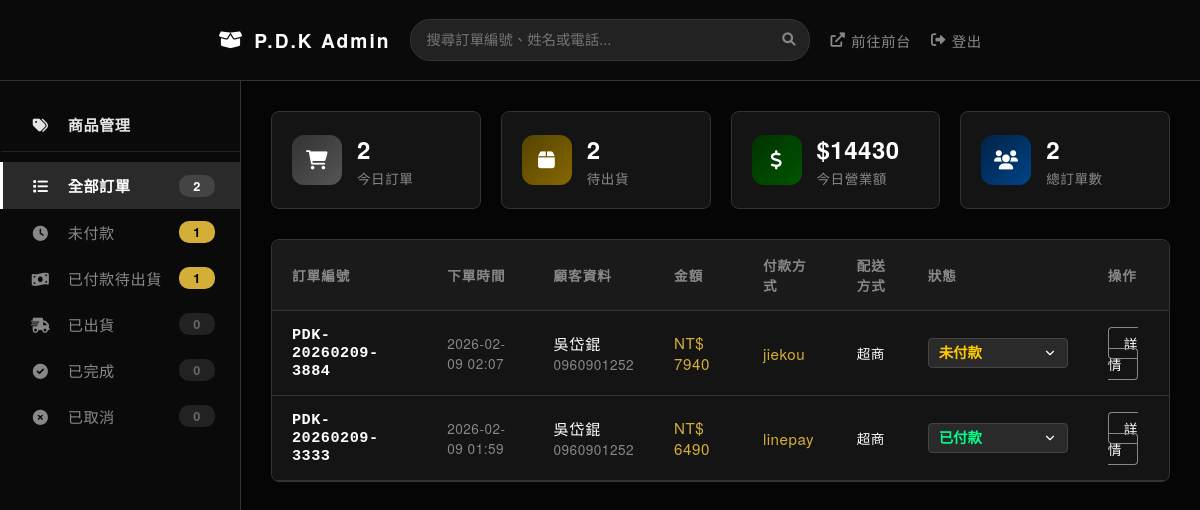
Page /admin/orders (signed in) on the committed database.
### app.py (models this page shows)
class Order(db.Model):
    id = db.Column(db.Integer, primary_key=True)
    order_no = db.Column(db.String(50), unique=True, nullable=False)
    user_id = db.Column(db.Integer, db.ForeignKey('user.id'), nullable=True) # 新增：關聯會員 (Nullable 代表訪客也可買)
    customer_name = db.Column(db.String(50), nullable=False)
    customer_email = db.Column(db.String(100))
    customer_phone = db.Column(db.String(20))
    shipping_method = db.Column(db.String(20))
    address = db.Column(db.String(200))
    payment_method = db.Column(db.String(20))
    total_amount = db.Column(db.Integer)
    cart_items = db.Column(db.Text)
    status = db.Column(db.String(20), default='pending')
    created_at = db.Column(db.DateTime, default=datetime.datetime.now)

### app.py (the view)
@app.route('/admin/orders')
@login_required # ★★★ 確保已登入
def admin_orders():
    if current_user.role != 'admin':
        return redirect(url_for('home'))
    page = request.args.get('page', 1, type=int)
    status_filter = request.args.get('status', 'all')
    search_query = request.args.get('q', '').strip()
    query = Order.query
    if status_filter != 'all':
        query = query.filter_by(status=status_filter)
    if search_query:
        query = query.filter(or_(
            Order.order_no.contains(search_query),
            Order.customer_name.contains(search_query),
            Order.customer_phone.contains(search_query)
        ))
    query = query.order_by(Order.created_at.desc())
    per_page = 10
    pagination = query.paginate(page=page, per_page=per_page, error_out=False)
    orders = pagination.items
    today = datetime.date.today()
    today_start = datetime.datetime.combine(today, datetime.time.min)
    dashboard = {
        'total_orders': Order.query.count(),
        'today_orders': Order.query.filter(Order.created_at >= today_start).count(),
        'pending_ship': Order.query.filter(or_(Order.status == 'pending', Order.status == 'paid')).count(),
        'today_revenue': db.session.query(db.func.sum(Order.total_amount)).filter(Order.created_at >= today_start).scalar() or 0,
        'cnt_all': Order.query.count(),
        'cnt_pending': Order.query.filter_by(status='pending').count(),
        'cnt_paid': Order.query.filter_by(status='paid').count(),
        'cnt_shipped': Order.query.filter_by(status='shipped').count(),
        'cnt_done': Order.query.filter_by(status='done').count(),
        'cnt_cancelled': Order.query.filter_by(status='cancelled').count(),
    }
    return render_template('admin/orders.html',
                           orders=orders,
                           pagination=pagination,
                           status_filter=status_filter,
                           search_query=search_query,
                           dashboard=dashboard)

### app.py (called while the page is built)
@login_manager.user_loader
def load_user(user_id):
    return User.query.get(int(user_id))

### templates/admin/orders.html (shortened to what this page needs)
<!DOCTYPE html>
<html lang="zh-TW">
<head>
    <link rel="stylesheet" href="{{ url_for('static', filename='css/admin.css') }}">
    <link href="https://cdnjs.cloudflare.com/ajax/libs/font-awesome/6.0.0/css/all.min.css" rel="stylesheet">
</head>
<body>
    <nav class="admin-navbar">
        <div class="navbar-brand">
            <i class="fas fa-box-open"></i> P.D.K Admin
        </div>
        <form class="navbar-search" action="/admin/orders" method="GET">
            <input type="text" name="q" placeholder="搜尋訂單編號、姓名或電話..." value="{{ search_query }}">
            <button type="submit"><i class="fas fa-search"></i></button>
        </form>
        <div class="navbar-actions">
            <a href="/" target="_blank" class="nav-link"><i class="fas fa-external-link-alt"></i> 前往前台</a>
            <a href="/admin/logout" class="nav-link text-danger"><i class="fas fa-sign-out-alt"></i> 登出</a>
        </div>
    </nav>
    <div class="admin-layout">
        <aside class="admin-sidebar">
            <div class="sidebar-menu">
                <a href="{{ url_for('admin_products') }}" class="menu-item" style="border-bottom: 1px solid rgba(255,255,255,0.1); margin-bottom: 10px; padding-bottom: 15px;">
                    <span style="color: #e4e4e4; font-weight: bold;"><i class="fas fa-tags"></i> 商品管理</span>
                </a>
                <a href="{{ url_for('admin_orders', status='all') }}" class="menu-item {% if status_filter == 'all' %}active{% endif %}">
                    <span><i class="fas fa-list"></i> 全部訂單</span>
                    <span class="badge-count">{{ dashboard.cnt_all }}</span>
                </a>
                <a href="{{ url_for('admin_orders', status='pending') }}" class="menu-item {% if status_filter == 'pending' %}active{% endif %}">
                    <span><i class="fas fa-clock"></i> 未付款</span>
                    {% if dashboard.cnt_pending > 0 %}
                    <span class="badge-count active">{{ dashboard.cnt_pending }}</span>
                    {% else %}
                    <span class="badge-count">{{ dashboard.cnt_pending }}</span>
                    {% endif %}
                </a>
                <a href="{{ url_for('admin_orders', status='paid') }}" class="menu-item {% if status_filter == 'paid' %}active{% endif %}">
                    <span><i class="fas fa-money-bill-wave"></i> 已付款待出貨</span>
                    {% if dashboard.cnt_paid > 0 %}
                    <span class="badge-count active">{{ dashboard.cnt_paid }}</span>
                    {% else %}
                    <span class="badge-count">{{ dashboard.cnt_paid }}</span>
                    {% endif %}
                </a>
                <a href="{{ url_for('admin_orders', status='shipped') }}" class="menu-item {% if status_filter == 'shipped' %}active{% endif %}">
                    <span><i class="fas fa-shipping-fast"></i> 已出貨</span>
                    <span class="badge-count">{{ dashboard.cnt_shipped }}</span>
                </a>
                <a href="{{ url_for('admin_orders', status='done') }}" class="menu-item {% if status_filter == 'done' %}active{% endif %}">
                    <span><i class="fas fa-check-circle"></i> 已完成</span>
                    <span class="badge-count">{{ dashboard.cnt_done }}</span>
                </a>
                <a href="{{ url_for('admin_orders', status='cancelled') }}" class="menu-item {% if status_filter == 'cancelled' %}active{% endif %}">
                    <span><i class="fas fa-times-circle"></i> 已取消</span>
                    <span class="badge-count">{{ dashboard.cnt_cancelled }}</span>
                </a>
            </div>
        </aside>
        <main class="admin-content">
            <div class="dashboard-grid">
                <div class="stat-card">
                    <div class="stat-icon bg-primary"><i class="fas fa-shopping-cart"></i></div>
                    <div class="stat-info">
                        <h3>{{ dashboard.today_orders }}</h3>
                        <p>今日訂單</p>
                    </div>
                </div>
                <div class="stat-card">
                    <div class="stat-icon bg-warning"><i class="fas fa-box"></i></div>
                    <div class="stat-info">
                        <h3>{{ dashboard.pending_ship }}</h3>
                        <p>待出貨</p>
                    </div>
                </div>
                <div class="stat-card">
                    <div class="stat-icon bg-success"><i class="fas fa-dollar-sign"></i></div>
                    <div class="stat-info">
                        <h3>${{ dashboard.today_revenue }}</h3>
                        <p>今日營業額</p>
                    </div>
                </div>
                <div class="stat-card">
                    <div class="stat-icon bg-info"><i class="fas fa-users"></i></div>
                    <div class="stat-info">
                        <h3>{{ dashboard.total_orders }}</h3>
                        <p>總訂單數</p>
                    </div>
                </div>
            </div>
            <div class="table-container card">
                <table>
                    <thead>
                        <tr>
                            <th>訂單編號</th>
                            <th>下單時間</th>
                            <th>顧客資料</th>
                            <th>金額</th>
                            <th>付款方式</th> <th>配送方式</th> <th width="140">狀態</th>
                            <th>操作</th>
                        </tr>
                    </thead>
                    <tbody>
                        {% for order in orders %}
                        <tr>
                            <td class="font-mono bold">{{ order.order_no }}</td>
                            <td class="text-sm text-gray">{{ order.created_at.strftime('%Y-%m-%d %H:%M') }}</td>
                            <td>
                                <div class="font-bold">{{ order.customer_name }}</div>
                                <div class="text-sm text-gray">{{ order.customer_phone }}</div>
                            </td>
                            <td class="text-gold font-bold">NT$ {{ order.total_amount }}</td>
                            <td class="text-gold font-bold">
                                {{ order.payment_method }}
                            </td>
                            <td class="text-sm">
                                {{ '宅配' if order.shipping_method == 'home' else '超商' }}
                            </td>
                            <td>
                                <form action="/admin/order/update_status" method="POST">
                                    <select name="status" onchange="this.form.submit()" class="status-select {{ order.status }}">
                                        <option value="pending" {% if order.status == 'pending' %}selected{% endif %}>未付款</option>
                                        <option value="paid" {% if order.status == 'paid' %}selected{% endif %}>已付款</option>
                                    </select>
                                </form>
                            </td>
                            <td>
                                <a href="{{ url_for('admin_order_detail', order_id=order.id) }}" class="btn btn-detail">詳情</a>
                            </td>
                        </tr>
                        {% endfor %}
                    </tbody>
                </table>
            </div>
        </main>
    </div>
</body>
</html>

### rows in the picture
Order: order_no "PDK-20260209-3884", created_at "2026-02-09 02:07", customer_name "吳岱錕", customer_phone "0960901252", total_amount "7940", payment_method "jiekou", shipping_method "超商", status "未付款"
Order: order_no "PDK-20260209-3333", created_at "2026-02-09 01:59", customer_name "吳岱錕", customer_phone "0960901252", total_amount "6490", payment_method "linepay", shipping_method "超商", status "已付款"

### other values in the picture
{{ dashboard.cnt_all }} "2"
{{ dashboard.cnt_pending }} "1"
{{ dashboard.cnt_paid }} "1"
{{ dashboard.cnt_shipped }} "0"
{{ dashboard.cnt_done }} "0"
{{ dashboard.cnt_cancelled }} "0"
{{ dashboard.today_orders }} "2"
{{ dashboard.pending_ship }} "2"
{{ dashboard.today_revenue }} "14430"
{{ dashboard.total_orders }} "2"
